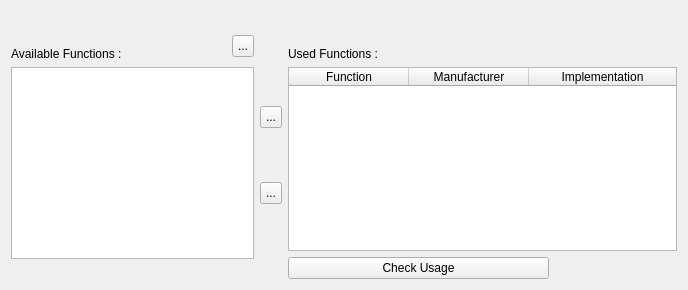
       <widget class="QWidget" name="generalPurposeFunctionTab">
        <attribute name="title">
         <string>General Purpose Functions</string>
        </attribute>
        <layout class="QGridLayout" name="gridLayout">
         <item row="0" column="0">
          <layout class="QVBoxLayout" name="verticalLayout_10">
           <item>
            <layout class="QHBoxLayout" name="testerLayout">
             <item>
              <spacer name="horizontalSpacer_6">
               <property name="orientation">
                <enum>Qt::Horizontal</enum>
               </property>
               <property name="sizeHint" stdset="0">
                <size>
                 <width>40</width>
                 <height>20</height>
                </size>
               </property>
              </spacer>
             </item>
            </layout>
           </item>
           <item>
            <layout class="QHBoxLayout" name="horizontalLayout_8">
             <item>
              <layout class="QVBoxLayout" name="availableInstrumentsLayout">
               <item>
                <layout class="QHBoxLayout" name="availableLayout">
                 <item>
                  <widget class="QLabel" name="availableInstrumentsLabel">
                   <property name="sizePolicy">
                    <sizepolicy hsizetype="Preferred" vsizetype="Fixed">
                     <horstretch>0</horstretch>
                     <verstretch>0</verstretch>
                    </sizepolicy>
                   </property>
                   <property name="minimumSize">
                    <size>
                     <width>0</width>
                     <height>30</height>
                    </size>
                   </property>
                   <property name="maximumSize">
                    <size>
                     <width>16777215</width>
                     <height>30</height>
                    </size>
                   </property>
                   <property name="text">
                    <string>Available Functions :</string>
                   </property>
                   <property name="alignment">
                    <set>Qt::AlignBottom|Qt::AlignLeading|Qt::AlignLeft</set>
                   </property>
                  </widget>
                 </item>
                 <item>
                  <spacer name="horizontalSpacer_7">
                   <property name="orientation">
                    <enum>Qt::Horizontal</enum>
                   </property>
                   <property name="sizeHint" stdset="0">
                    <size>
                     <width>0</width>
                     <height>22</height>
                    </size>
                   </property>
                  </spacer>
                 </item>
                 <item>
                  <widget class="QToolButton" name="expand">
                   <property name="minimumSize">
                    <size>
                     <width>22</width>
                     <height>22</height>
                    </size>
                   </property>
                   <property name="maximumSize">
                    <size>
                     <width>22</width>
                     <height>22</height>
                    </size>
                   </property>
                   <property name="text">
                    <string>...</string>
                   </property>
                   <property name="checkable">
                    <bool>false</bool>
                   </property>
                  </widget>
                 </item>
                </layout>
               </item>
               <item>
                <widget class="QTreeWidget" name="availableFunctions">
                 <property name="editTriggers">
                  <set>QAbstractItemView::SelectedClicked</set>
                 </property>
                 <property name="selectionMode">
                  <enum>QAbstractItemView::ExtendedSelection</enum>
                 </property>
                 <property name="headerHidden">
                  <bool>true</bool>
                 </property>
                 <column>
                  <property name="text">
                   <string>1</string>
                  </property>
                 </column>
                </widget>
               </item>
               <item>
                <layout class="QHBoxLayout" name="collapseLayout">
                 <item>
                  <spacer name="horizontalSpacer_9">
                   <property name="orientation">
                    <enum>Qt::Horizontal</enum>
                   </property>
                   <property name="sizeHint" stdset="0">
                    <size>
                     <width>40</width>
                     <height>20</height>
                    </size>
                   </property>
                  </spacer>
                 </item>
                </layout>
               </item>
              </layout>
             </item>
             <item>
              <layout class="QVBoxLayout" name="addRemoveLayout">
               <item>
                <widget class="QLabel" name="label_11">
                 <property name="sizePolicy">
                  <sizepolicy hsizetype="Fixed" vsizetype="Fixed">
                   <horstretch>0</horstretch>
                   <verstretch>0</verstretch>
                  </sizepolicy>
                 </property>
                 <property name="minimumSize">
                  <size>
                   <width>22</width>
                   <height>22</height>
                  </size>
                 </property>
                 <property name="maximumSize">
                  <size>
                   <width>22</width>
                   <height>22</height>
                  </size>
                 </property>
                 <property name="text">
                  <string/>
                 </property>
                </widget>
               </item>
               <item>
                <spacer name="verticalSpacer_5">
                 <property name="orientation">
                  <enum>Qt::Vertical</enum>
                 </property>
                 <property name="sizeHint" stdset="0">
                  <size>
                   <width>20</width>
                   <height>40</height>
                  </size>
                 </property>
                </spacer>
               </item>
               <item>
                <widget class="QToolButton" name="addGPFunction">
                 <property name="minimumSize">
                  <size>
                   <width>22</width>
                   <height>22</height>
                  </size>
                 </property>
                 <property name="maximumSize">
                  <size>
                   <width>22</width>
                   <height>22</height>
                  </size>
                 </property>
                 <property name="text">
                  <string>...</string>
                 </property>
                 <property name="checkable">
                  <bool>false</bool>
                 </property>
                </widget>
               </item>
               <item>
                <spacer name="verticalSpacer_6">
                 <property name="orientation">
                  <enum>Qt::Vertical</enum>
                 </property>
                 <property name="sizeHint" stdset="0">
                  <size>
                   <width>20</width>
                   <height>40</height>
                  </size>
                 </property>
                </spacer>
               </item>
               <item>
                <widget class="QToolButton" name="removeGPFunction">
                 <property name="minimumSize">
                  <size>
                   <width>22</width>
                   <height>22</height>
                  </size>
                 </property>
                 <property name="maximumSize">
                  <size>
                   <width>22</width>
                   <height>22</height>
                  </size>
                 </property>
                 <property name="text">
                  <string>...</string>
                 </property>
                 <property name="checkable">
                  <bool>false</bool>
                 </property>
                </widget>
               </item>
               <item>
                <spacer name="verticalSpacer_7">
                 <property name="orientation">
                  <enum>Qt::Vertical</enum>
                 </property>
                 <property name="sizeHint" stdset="0">
                  <size>
                   <width>20</width>
                   <height>40</height>
                  </size>
                 </property>
                </spacer>
               </item>
               <item>
                <widget class="QLabel" name="label_19">
                 <property name="sizePolicy">
                  <sizepolicy hsizetype="Fixed" vsizetype="Fixed">
                   <horstretch>0</horstretch>
                   <verstretch>0</verstretch>
                  </sizepolicy>
                 </property>
                 <property name="minimumSize">
                  <size>
                   <width>22</width>
                   <height>22</height>
                  </size>
                 </property>
                 <property name="maximumSize">
                  <size>
                   <width>22</width>
                   <height>22</height>
                  </size>
                 </property>
                 <property name="text">
                  <string/>
                 </property>
                </widget>
               </item>
              </layout>
             </item>
             <item>
              <layout class="QVBoxLayout" name="verticalLayout_8">
               <item>
                <layout class="QHBoxLayout" name="horizontalLayout_6">
                 <item>
                  <widget class="QLabel" name="usedInstrumentsLabel">
                   <property name="sizePolicy">
                    <sizepolicy hsizetype="Preferred" vsizetype="Fixed">
                     <horstretch>0</horstretch>
                     <verstretch>0</verstretch>
                    </sizepolicy>
                   </property>
                   <property name="minimumSize">
                    <size>
                     <width>0</width>
                     <height>30</height>
                    </size>
                   </property>
                   <property name="maximumSize">
                    <size>
                     <width>16777215</width>
                     <height>30</height>
                    </size>
                   </property>
                   <property name="text">
                    <string>Used Functions :</string>
                   </property>
                   <property name="alignment">
                    <set>Qt::AlignBottom|Qt::AlignLeading|Qt::AlignLeft</set>
                   </property>
                  </widget>
                 </item>
                 <item>
                  <spacer name="horizontalSpacer_8">
                   <property name="orientation">
                    <enum>Qt::Horizontal</enum>
                   </property>
                   <property name="sizeHint" stdset="0">
                    <size>
                     <width>13</width>
                     <height>22</height>
                    </size>
                   </property>
                  </spacer>
                 </item>
                </layout>
               </item>
               <item>
                <widget class="QTableWidget" name="usedFunctions">
                 <property name="sizeAdjustPolicy">
                  <enum>QAbstractScrollArea::AdjustToContents</enum>
                 </property>
                 <property name="selectionMode">
                  <enum>QAbstractItemView::SingleSelection</enum>
                 </property>
                 <property name="selectionBehavior">
                  <enum>QAbstractItemView::SelectRows</enum>
                 </property>
                 <property name="showGrid">
                  <bool>true</bool>
                 </property>
                 <attribute name="horizontalHeaderDefaultSectionSize">
                  <number>120</number>
                 </attribute>
                 <attribute name="horizontalHeaderMinimumSectionSize">
                  <number>120</number>
                 </attribute>
                 <attribute name="horizontalHeaderStretchLastSection">
                  <bool>true</bool>
                 </attribute>
                 <attribute name="verticalHeaderVisible">
                  <bool>false</bool>
                 </attribute>
                 <attribute name="verticalHeaderStretchLastSection">
                  <bool>false</bool>
                 </attribute>
                 <column>
                  <property name="text">
                   <string>Function</string>
                  </property>
                 </column>
                 <column>
                  <property name="text">
                   <string>Manufacturer</string>
                  </property>
                 </column>
                 <column>
                  <property name="text">
                   <string>Implementation</string>
                  </property>
                 </column>
                </widget>
               </item>
               <item>
                <widget class="QPushButton" name="checkInstruments">
                 <property name="minimumSize">
                  <size>
                   <width>141</width>
                   <height>22</height>
                  </size>
                 </property>
                 <property name="maximumSize">
                  <size>
                   <width>261</width>
                   <height>22</height>
                  </size>
                 </property>
                 <property name="text">
                  <string>Check Usage</string>
                 </property>
                 <property name="autoDefault">
                  <bool>false</bool>
                 </property>
                </widget>
               </item>
              </layout>
             </item>
            </layout>
           </item>
          </layout>
         </item>
        </layout>
       </widget>
